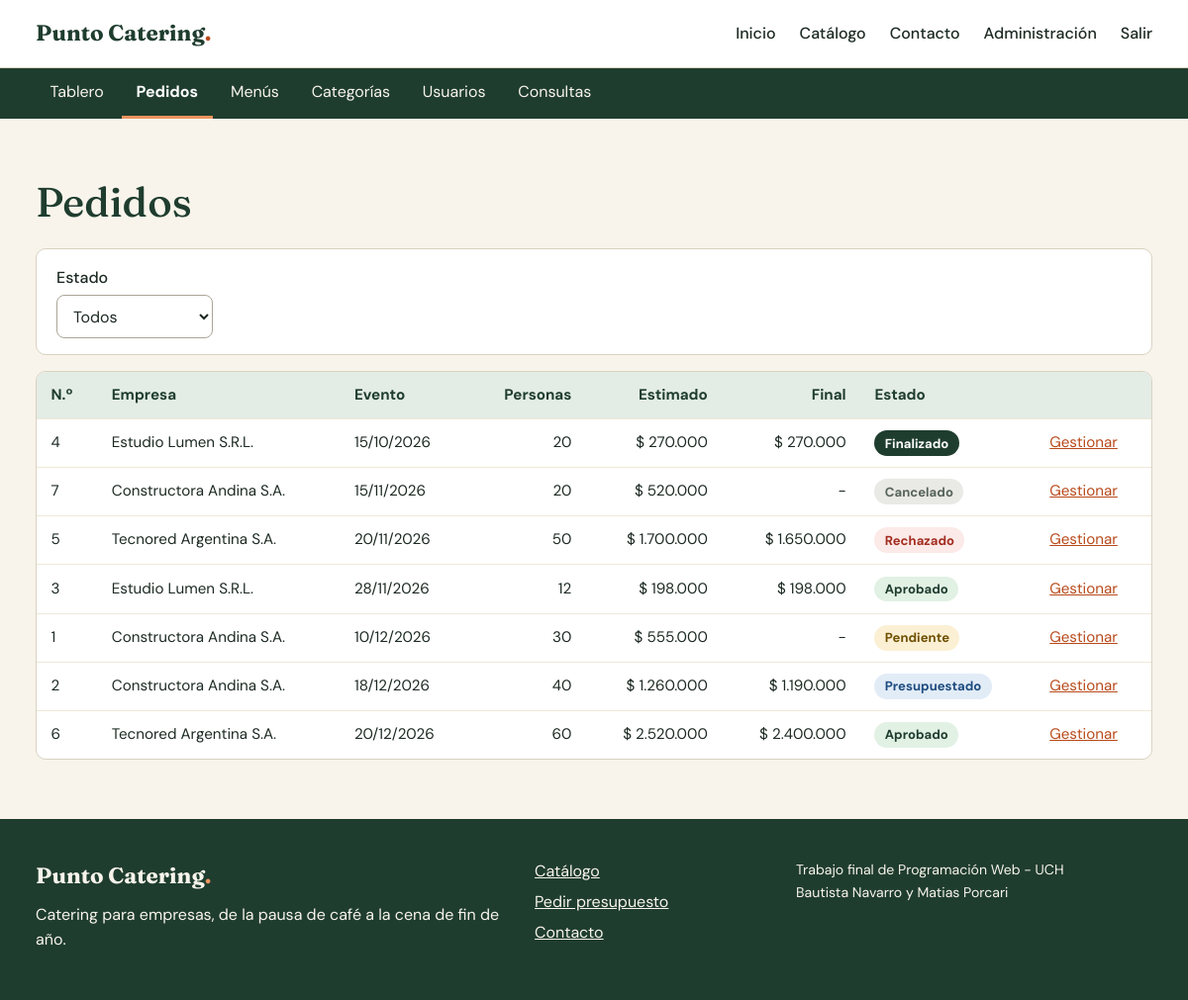
Page /admin/pedidos.php (signed in) on the committed database.
### tables this page shows
CREATE TABLE pedidos (
    id_pedido          INT UNSIGNED AUTO_INCREMENT PRIMARY KEY,
    id_usuario         INT UNSIGNED NOT NULL,
    fecha_evento       DATE NOT NULL,
    hora_evento        TIME NOT NULL,
    direccion_evento   VARCHAR(200) NOT NULL,
    cantidad_personas  INT UNSIGNED NOT NULL,
    observaciones      VARCHAR(500) NOT NULL DEFAULT '',
    estado             ENUM('pendiente', 'presupuestado', 'aprobado', 'finalizado', 'rechazado', 'cancelado')
                       NOT NULL DEFAULT 'pendiente',
    total_estimado     DECIMAL(12, 2) NOT NULL,       
    total_final        DECIMAL(12, 2) NULL,           
    comentario_admin   VARCHAR(500) NOT NULL DEFAULT '',
    fecha_creacion     TIMESTAMP NOT NULL DEFAULT CURRENT_TIMESTAMP,
    fecha_actualizacion TIMESTAMP NOT NULL DEFAULT CURRENT_TIMESTAMP ON UPDATE CURRENT_TIMESTAMP,
    CONSTRAINT fk_pedidos_usuario FOREIGN KEY (id_usuario)
        REFERENCES usuarios (id_usuario) ON UPDATE CASCADE ON DELETE RESTRICT,
    INDEX idx_pedidos_estado (estado)
);

CREATE TABLE usuarios (
    id_usuario       INT UNSIGNED AUTO_INCREMENT PRIMARY KEY,
    razon_social     VARCHAR(120) NOT NULL,
    cuit             CHAR(13) NOT NULL UNIQUE,             
    nombre_contacto  VARCHAR(100) NOT NULL,
    correo           VARCHAR(150) NOT NULL UNIQUE,
    telefono         VARCHAR(30) NOT NULL,
    contrasena_hash  VARCHAR(255) NOT NULL,                
    rol              ENUM('cliente', 'administrador') NOT NULL DEFAULT 'cliente',
    activo           TINYINT(1) NOT NULL DEFAULT 1,        
    fecha_alta       TIMESTAMP NOT NULL DEFAULT CURRENT_TIMESTAMP
);

### includes/conexion.php (called while the page is built, shortened)
<?php
function obtener_conexion(): PDO
{
    static $conexion = null;
    if ($conexion === null) {
        $origen = 'mysql:host=' . BD_SERVIDOR . ';dbname=' . BD_NOMBRE . ';charset=utf8mb4';
        $conexion = new PDO($origen, BD_USUARIO, BD_CONTRASENA, [
            PDO::ATTR_ERRMODE => PDO::ERRMODE_EXCEPTION,
            PDO::ATTR_DEFAULT_FETCH_MODE => PDO::FETCH_ASSOC,
            PDO::ATTR_EMULATE_PREPARES => false,
        ]);
    }
    return $conexion;
}

### admin/pedidos.php (the view, shortened to what this page needs)
<?php
$sql = 'SELECT p.*, u.razon_social
        FROM pedidos p
        INNER JOIN usuarios u ON u.id_usuario = p.id_usuario';
$parametros = [];
$consulta = obtener_conexion()->prepare($sql . ' ORDER BY p.fecha_evento');
$consulta->execute($parametros);
$pedidos = $consulta->fetchAll();
require __DIR__ . '/../includes/encabezado.php';
?>
<section class="seccion">
    <div class="contenedor">
        <h1>Pedidos</h1>
        <form class="filtros" method="get">
            <div class="campo">
                <label for="estado">Estado</label>
                <select id="estado" name="estado" data-enviar-al-cambiar>
                    <option value="">Todos</option>
                </select>
            </div>
        </form>
        <?php if ($pedidos === []): ?>
            <p class="tarjeta estado-vacio">No hay pedidos con ese estado.</p>
        <?php else: ?>
            <div class="tabla-contenedor">
                <table class="tabla">
                    <thead>
                        <tr>
                            <th scope="col">N.º</th>
                            <th scope="col">Empresa</th>
                            <th scope="col">Evento</th>
                            <th scope="col" class="celda-numero">Personas</th>
                            <th scope="col" class="celda-numero">Estimado</th>
                            <th scope="col" class="celda-numero">Final</th>
                            <th scope="col">Estado</th>
                            <th scope="col"><span class="solo-lector">Acciones</span></th>
                        </tr>
                    </thead>
                    <tbody>
                        <?php foreach ($pedidos as $pedido): ?>
                            <tr>
                                <td><?= (int) $pedido['id_pedido'] ?></td>
                                <td><?= escapar($pedido['razon_social']) ?></td>
                                <td class="celda-sin-corte"><?= formato_fecha($pedido['fecha_evento']) ?></td>
                                <td class="celda-numero"><?= (int) $pedido['cantidad_personas'] ?></td>
                                <td class="celda-numero celda-sin-corte"><?= formato_moneda($pedido['total_estimado']) ?></td>
                                <td class="celda-numero celda-sin-corte"><?= $pedido['total_final'] === null ? '-' : formato_moneda($pedido['total_final']) ?></td>
                                <td><?= etiqueta_estado($pedido['estado']) ?></td>
                                <td><a href="<?= escapar(url('admin/pedido.php?id=' . $pedido['id_pedido'])) ?>">Gestionar</a></td>
                            </tr>
                        <?php endforeach; ?>
                    </tbody>
                </table>
            </div>
        <?php endif; ?>
    </div>
</section>
<?php require __DIR__ . '/../includes/pie.php'; ?>

### includes/funciones.php (shortened to what this page needs)
<?php
function ruta_base(): string
{
    static $base = null;
    if ($base === null) {
        $raiz = str_replace('\\', '/', (string) realpath(__DIR__ . '/..'));
        $script = str_replace('\\', '/', (string) realpath($_SERVER['SCRIPT_FILENAME']));
        $relativa = substr($script, strlen($raiz));
        $base = substr($_SERVER['SCRIPT_NAME'], 0, -strlen($relativa));
    }
    return $base;
}
function url(string $ruta = ''): string
{
    return ruta_base() . '/' . ltrim($ruta, '/');
}
function escapar(mixed $valor): string
{
    return htmlspecialchars((string) $valor, ENT_QUOTES, 'UTF-8');
}
function formato_moneda(float|string|null $importe): string
{
    return '$ ' . number_format((float) $importe, 0, ',', '.');
}
function formato_fecha(string $fecha): string
{
    return date('d/m/Y', strtotime($fecha));
}
function etiqueta_estado(string $estado): string
{
    $texto = ESTADOS_PEDIDO[$estado] ?? $estado;
    return '<span class="etiqueta-estado estado-' . escapar($estado) . '">' . escapar($texto) . '</span>';
}

### recursos/css/estilos.css (style rules this page uses)
:root { --verde-profundo: #1f3d2f; --verde-medio: #2f5d47; --verde-suave: #e3ece5; --naranja: #b84a1b; --naranja-oscuro: #973a13; --crema: #f8f4eb; --crema-oscuro: #efe8d8; --blanco: #ffffff; --tinta: #1d2a23; --tinta-suave: #56635b; --borde: #d9d2c1; --rojo: #a32c20; --rojo-suave: #fbeae7; --verde-exito-suave: #e1f1e4; --ambar-suave: #fbf0d3; --ambar-texto: #6f4f00; --azul-suave: #e2ecf7; --azul-texto: #1d4c80; --gris-suave: #e9e9e6; --fuente-titulos: "Fraunces", Georgia, "Times New Roman", serif; --fuente-texto: "DM Sans", "Segoe UI", Arial, sans-serif; --radio: 10px; --sombra: 0 1px 3px rgba(31, 61, 47, 0.12); }
*, *::before, *::after { box-sizing: border-box; }
body { margin: 0; min-height: 100vh; display: flex; flex-direction: column; background: var(--crema); color: var(--tinta); font-family: var(--fuente-texto); font-size: 1rem; line-height: 1.6; }
h1, h2, h3 { margin: 0 0 0.5em; font-family: var(--fuente-titulos); font-weight: 500; line-height: 1.2; color: var(--verde-profundo); }
h1 { font-size: clamp(1.9rem, 4vw, 2.6rem); }
a { color: var(--naranja); }
.contenedor { width: 100%; max-width: 1160px; margin-inline: auto; padding-inline: 16px; }
.seccion { padding-block: clamp(2rem, 5vw, 4rem); }
.filtros { display: flex; flex-wrap: wrap; align-items: flex-end; gap: 1rem 1.25rem; margin-bottom: 1rem; padding: 1rem 1.25rem; background: var(--blanco); border: 1px solid var(--borde); border-radius: var(--radio); }
.filtros .campo { margin: 0; }
.campo { margin-bottom: 1rem; }
.campo label { display: block; margin-bottom: 0.3rem; font-weight: 500; }
input:not([type="checkbox"]), select, textarea { width: 100%; padding: 0.6rem 0.75rem; border: 1px solid #a9a696; border-radius: 8px; background: var(--blanco); color: var(--tinta); font: inherit; }
.tabla-contenedor { position: relative; overflow-x: auto; background: var(--blanco); border: 1px solid var(--borde); border-radius: var(--radio); }
.tabla { width: 100%; border-collapse: collapse; font-size: 0.95rem; }
.tabla th, .tabla td { padding: 0.7rem 0.9rem; text-align: left; vertical-align: top; border-bottom: 1px solid var(--crema-oscuro); }
.tabla thead th { background: var(--verde-suave); color: var(--verde-profundo); font-weight: 700; white-space: nowrap; }
.tabla tbody tr:last-child td, .tabla tfoot tr:last-child th, .tabla tfoot tr:last-child td { border-bottom: 0; }
.tabla .celda-numero { text-align: right; white-space: nowrap; }
.celda-sin-corte { white-space: nowrap; }
.etiqueta-estado { display: inline-block; padding: 0.15rem 0.65rem; border-radius: 999px; font-size: 0.82rem; font-weight: 700; white-space: nowrap; }
.estado-pendiente { background: var(--ambar-suave); color: var(--ambar-texto); }
.estado-presupuestado { background: var(--azul-suave); color: var(--azul-texto); }
.estado-aprobado { background: var(--verde-exito-suave); color: var(--verde-profundo); }
.estado-finalizado { background: var(--verde-profundo); color: var(--blanco); }
.estado-rechazado { background: var(--rojo-suave); color: var(--rojo); }
.estado-cancelado { background: var(--gris-suave); color: var(--tinta-suave); }

### rows in the picture
pedidos: id_pedido "4", id_usuario.razon_social "Estudio Lumen S.R.L.", fecha_evento "15/10/2026", cantidad_personas "20", total_estimado "$ 270.000", total_final "$ 270.000", estado "Finalizado"
pedidos: id_pedido "7", id_usuario.razon_social "Constructora Andina S.A.", fecha_evento "15/11/2026", cantidad_personas "20", total_estimado "$ 520.000", estado "Cancelado"
pedidos: id_pedido "5", id_usuario.razon_social "Tecnored Argentina S.A.", fecha_evento "20/11/2026", cantidad_personas "50", total_estimado "$ 1.700.000", total_final "$ 1.650.000", estado "Rechazado"
pedidos: id_pedido "3", id_usuario.razon_social "Estudio Lumen S.R.L.", fecha_evento "28/11/2026", cantidad_personas "12", total_estimado "$ 198.000", total_final "$ 198.000", estado "Aprobado"
pedidos: id_pedido "1", id_usuario.razon_social "Constructora Andina S.A.", fecha_evento "10/12/2026", cantidad_personas "30", total_estimado "$ 555.000", estado "Pendiente"
pedidos: id_pedido "2", id_usuario.razon_social "Constructora Andina S.A.", fecha_evento "18/12/2026", cantidad_personas "40", total_estimado "$ 1.260.000", total_final "$ 1.190.000", estado "Presupuestado"
pedidos: id_pedido "6", id_usuario.razon_social "Tecnored Argentina S.A.", fecha_evento "20/12/2026", cantidad_personas "60", total_estimado "$ 2.520.000", total_final "$ 2.400.000", estado "Aprobado"

### other values in the picture
escapar($texto) "Tablero"
escapar($texto) "Pedidos"
escapar($texto) "Menús"
escapar($texto) "Categorías"
escapar($texto) "Usuarios"
escapar($texto) "Consultas"
